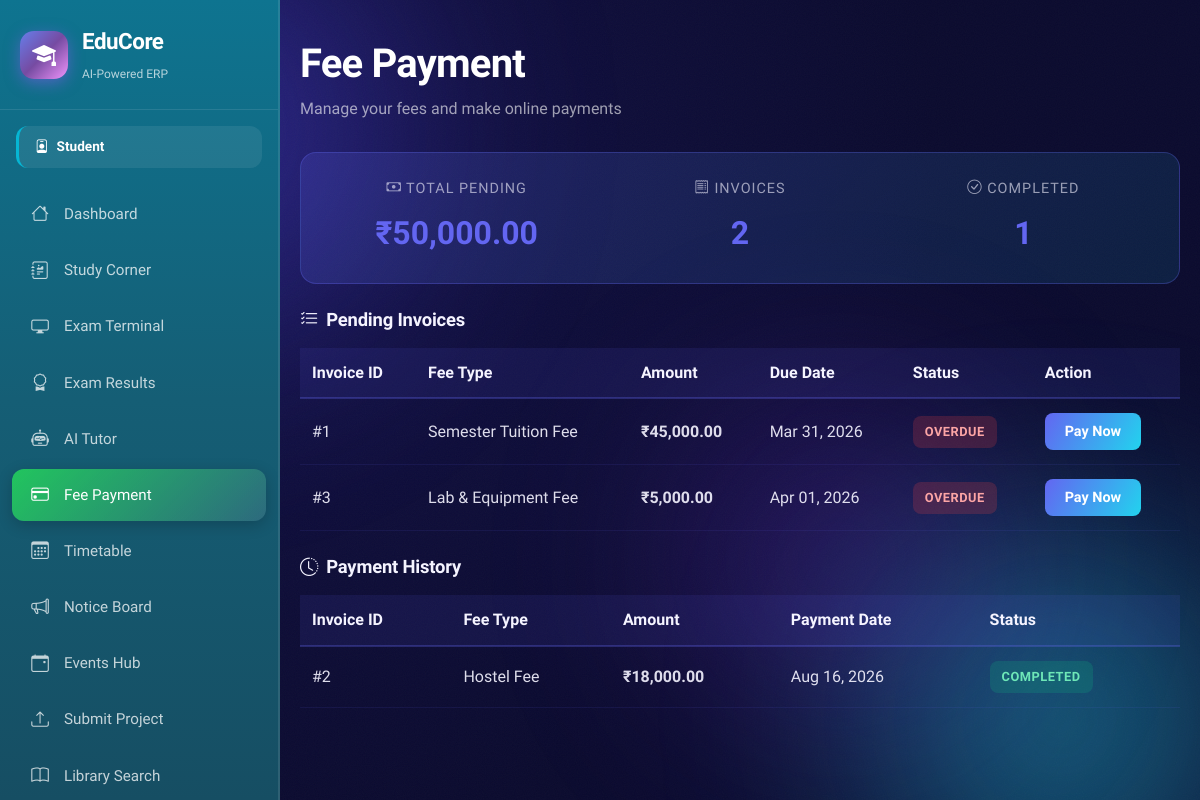
Page /student/feePayment.php (signed in) on the committed database.
### tables this page shows
CREATE TABLE IF NOT EXISTS users (
    id INT AUTO_INCREMENT PRIMARY KEY,
    full_name VARCHAR(120) NOT NULL,
    email VARCHAR(120) NOT NULL UNIQUE,
    password_hash VARCHAR(255) NOT NULL,
    phone VARCHAR(20),
    address TEXT,
    role ENUM('super_admin','faculty','student','parent','finance','librarian','tpo') NOT NULL DEFAULT 'student',
    parent_id INT DEFAULT NULL,
    photo VARCHAR(255) DEFAULT 'default.png',
    status ENUM('active','inactive','suspended') DEFAULT 'active',
    two_factor_secret VARCHAR(64) DEFAULT NULL,
    two_factor_enabled TINYINT(1) NOT NULL DEFAULT 0,
    reset_token_hash VARCHAR(255) DEFAULT NULL,
    reset_token_expires DATETIME DEFAULT NULL,
    created_at TIMESTAMP DEFAULT CURRENT_TIMESTAMP,
    FOREIGN KEY (parent_id) REFERENCES users(id) ON DELETE SET NULL
);

CREATE TABLE IF NOT EXISTS fee_invoices (
    id INT AUTO_INCREMENT PRIMARY KEY,
    student_id INT NOT NULL,
    template_id INT,
    amount DECIMAL(10,2) NOT NULL,
    penalty DECIMAL(10,2) DEFAULT 0,
    status ENUM('pending','paid','overdue','cancelled') DEFAULT 'pending',
    paid_at DATETIME NULL,
    created_at TIMESTAMP DEFAULT CURRENT_TIMESTAMP,
    FOREIGN KEY (student_id) REFERENCES users(id) ON DELETE CASCADE,
    FOREIGN KEY (template_id) REFERENCES fee_templates(id) ON DELETE SET NULL
);

CREATE TABLE IF NOT EXISTS fee_templates (
    id INT AUTO_INCREMENT PRIMARY KEY,
    name VARCHAR(100) NOT NULL,
    category ENUM('tuition','hostel','transport','lab','misc') NOT NULL,
    amount DECIMAL(10,2) NOT NULL,
    penalty_percent DECIMAL(5,2) DEFAULT 0,
    due_date DATE
);

### includes/auth_check.php (called while the page is built, shortened)
<?php
function getCurrentUser(): ?array
{
    $db = getDB();
    $stmt = $db->prepare('SELECT id, full_name, email, role, photo FROM users WHERE id = ? AND status = "active"');
    $stmt->execute([$_SESSION['user_id']]);
    return $stmt->fetch() ?: null;
}
function getRoleLabel(string $role): string
{
    $labels = [
        'super_admin' => 'Super Admin',
        'faculty'     => 'Faculty',
        'student'     => 'Student',
        'parent'      => 'Parent',
        'finance'     => 'Finance Officer',
        'librarian'   => 'Librarian',
        'tpo'         => 'TPO',
    ];
    return $labels[$role] ?? ucfirst($role);
}
function getRoleColor(string $role): string
{
    $colors = [
        'super_admin' => '#ef4444',
        'faculty'     => '#8b5cf6',
        'student'     => '#06b6d4',
        'parent'      => '#10b981',
        'finance'     => '#f59e0b',
        'librarian'   => '#ec4899',
        'tpo'         => '#6366f1',
    ];
    return $colors[$role] ?? '#6366f1';
}

### student/feePayment.php (the view, shortened to what this page needs)
<?php
require_once __DIR__ . '/../includes/auth_check.php';
$currentUser = getCurrentUser();
$pdo = getDbConnection();
$stmt = $pdo->prepare("
    SELECT fi.*, ft.name AS fee_name, ft.amount AS template_amount, ft.due_date
    FROM fee_invoices fi
    LEFT JOIN fee_templates ft ON fi.template_id = ft.id
    WHERE fi.student_id = ? AND fi.status IN ('pending', 'overdue')
    ORDER BY fi.created_at ASC
");
$stmt->execute([$currentUser['id']]);
$pendingInvoices = $stmt->fetchAll(PDO::FETCH_ASSOC);
$stmt = $pdo->prepare("
    SELECT fi.*, ft.name AS fee_name, fi.paid_at AS payment_date
    FROM fee_invoices fi
    LEFT JOIN fee_templates ft ON fi.template_id = ft.id
    WHERE fi.student_id = ? AND fi.status = 'paid'
    ORDER BY fi.paid_at DESC
    LIMIT 10
");
$stmt->execute([$currentUser['id']]);
$paymentHistory = $stmt->fetchAll(PDO::FETCH_ASSOC);
$totalPending = array_reduce($pendingInvoices, fn($sum, $inv) => $sum + $inv['amount'], 0);
?>
<!DOCTYPE html>
<html lang="en">
<head>
    <?php $portalBase = '..'; include __DIR__ . '/../includes/portal_head.php'; ?>
</head>
<body class="portal-page" data-role="student">
    <div class="aurora-bg">
        <div class="aurora-blob b1"></div>
        <div class="aurora-blob b2"></div>
        <div class="aurora-blob b3"></div>
    </div>
    <div class="grain"></div>
    <div class="container-shell">
        <?php include __DIR__ . '/../includes/sidebar.php'; ?>
        <main style="flex: 1; z-index: 2; padding: 40px 20px;">
            <div class="fee-container">
                <div style="margin-bottom: 30px;">
                    <h1 class="h-display" style="margin: 0 0 8px 0;">Fee Payment</h1>
                    <p style="color: rgba(255, 255, 255, 0.6); margin: 0;">Manage your fees and make online payments</p>
                </div>
                <div class="fee-summary">
                    <div class="summary-card">
                        <div class="summary-label"><i class="bi bi-cash"></i> Total Pending</div>
                        <div class="summary-value">₹<?php echo number_format($totalPending, 2); ?></div>
                    </div>
                    <div class="summary-card">
                        <div class="summary-label"><i class="bi bi-receipt"></i> Invoices</div>
                        <div class="summary-value"><?php echo count($pendingInvoices); ?></div>
                    </div>
                    <div class="summary-card">
                        <div class="summary-label"><i class="bi bi-check-circle"></i> Completed</div>
                        <div class="summary-value"><?php echo count($paymentHistory); ?></div>
                    </div>
                </div>
                <h2 class="section-title">
                    <i class="bi bi-list-check"></i> Pending Invoices
                </h2>
                <?php if (count($pendingInvoices) > 0): ?>
                    <table class="invoice-table">
                        <thead>
                            <tr>
                                <th>Invoice ID</th>
                                <th>Fee Type</th>
                                <th>Amount</th>
                                <th>Due Date</th>
                                <th>Status</th>
                                <th>Action</th>
                            </tr>
                        </thead>
                        <tbody>
                            <?php foreach ($pendingInvoices as $invoice):
                                $dueDate = $invoice['due_date'] ? new DateTime($invoice['due_date']) : null;
                                $today = new DateTime();
                                $isOverdue = $dueDate ? ($dueDate < $today) : false;
                                $statusClass = $isOverdue ? 'status-overdue' : 'status-pending';
                            ?>
                                <tr>
                                    <td>#<?php echo htmlspecialchars((string) $invoice['id']); ?></td>
                                    <td><?php echo htmlspecialchars($invoice['fee_name'] ?? 'General Fee'); ?></td>
                                    <td><strong>₹<?php echo number_format((float)$invoice['amount'], 2); ?></strong></td>
                                    <td><?php echo $invoice['due_date'] ? date('M d, Y', strtotime($invoice['due_date'])) : 'N/A'; ?></td>
                                    <td>
                                        <span class="status-badge <?php echo $statusClass; ?>">
                                            <?php echo $isOverdue ? 'OVERDUE' : 'PENDING'; ?>
                                        </span>
                                    </td>
                                    <td>
                                        <form method="POST" style="display: inline;">
                                            <button type="submit" class="pay-btn" onclick="return initiatePayment(event)">
                                                Pay Now
                                            </button>
                                        </form>
                                    </td>
                                </tr>
                            <?php endforeach; ?>
                        </tbody>
                    </table>
                <?php else: ?>
                    <div class="alert alert-info">
                        <i class="bi bi-info-circle"></i> No pending invoices. All fees are up to date!
                    </div>
                <?php endif; ?>
                <h2 class="section-title">
                    <i class="bi bi-clock-history"></i> Payment History
                </h2>
                <?php if (count($paymentHistory) > 0): ?>
                    <table class="invoice-table">
                        <thead>
                            <tr>
                                <th>Invoice ID</th>
                                <th>Fee Type</th>
                                <th>Amount</th>
                                <th>Payment Date</th>
                                <th>Status</th>
                            </tr>
                        </thead>
                        <tbody>
                            <?php foreach ($paymentHistory as $history): ?>
                                <tr>
                                    <td>#<?php echo htmlspecialchars((string) $history['id']); ?></td>
                                    <td><?php echo htmlspecialchars($history['fee_name'] ?? 'General Fee'); ?></td>
                                    <td><strong>₹<?php echo number_format((float) $history['amount'], 2); ?></strong></td>
                                    <td><?php echo date('M d, Y', strtotime($history['payment_date'] ?? $history['created_at'] ?? 'now')); ?></td>
                                    <td>
                                        <span class="status-badge status-completed">
                                            COMPLETED
                                        </span>
                                    </td>
                                </tr>
                            <?php endforeach; ?>
                        </tbody>
                    </table>
                <?php else: ?>
                    <div class="alert alert-info">
                        <i class="bi bi-info-circle"></i> No payment history yet.
                    </div>
                <?php endif; ?>
            </div>
        </main>
    </div>
</body>
</html>

### includes/sidebar.php (shortened to what this page needs)
<?php
if (!isset($user) || !is_array($user)) {
    $user = getCurrentUser() ?? ($currentUser ?? null);
}
$role = $user['role'] ?? 'student';
$navItems = [];
switch ($role) {
    case 'student':
        $navItems = [
            ['icon' => 'bi-house', 'label' => 'Dashboard', 'href' => 'dashboard.php', 'color' => '#06b6d4'],
            ['icon' => 'bi-journal-richtext', 'label' => 'Study Corner', 'href' => 'studyCorner.php', 'color' => '#8b5cf6'],
            ['icon' => 'bi-display', 'label' => 'Exam Terminal', 'href' => 'exam.php', 'color' => '#ef4444'],
            ['icon' => 'bi-award', 'label' => 'Exam Results', 'href' => 'examResults.php', 'color' => '#f59e0b'],
            ['icon' => 'bi-robot', 'label' => 'AI Tutor', 'href' => 'aiTutor.php', 'color' => '#ec4899'],
            ['icon' => 'bi-credit-card', 'label' => 'Fee Payment', 'href' => 'feePayment.php', 'color' => '#22c55e'],
            ['icon' => 'bi-calendar3', 'label' => 'Timetable', 'href' => 'timetable.php', 'color' => '#3b82f6'],
            ['icon' => 'bi-megaphone', 'label' => 'Notice Board', 'href' => 'noticeBoard.php', 'color' => '#0ea5e9'],
            ['icon' => 'bi-calendar-event', 'label' => 'Events Hub', 'href' => 'eventsHub.php', 'color' => '#14b8a6'],
            ['icon' => 'bi-upload', 'label' => 'Submit Project', 'href' => 'projectSubmit.php', 'color' => '#a855f7'],
            ['icon' => 'bi-book', 'label' => 'Library Search', 'href' => 'librarySearch.php', 'color' => '#d946ef'],
            ['icon' => 'bi-life-preserver', 'label' => 'Help Desk', 'href' => 'helpDesk.php', 'color' => '#f43f5e'],
        ];
        break;
}
$currentPage = basename($_SERVER['PHP_SELF']);
?>
<aside class="sidebar" id="sidebar">
    <div class="sidebar-brand">
        <div class="brand-icon">
            <i class="bi bi-mortarboard-fill"></i>
        </div>
        <div class="brand-text">
            <span class="brand-name">EduCore</span>
            <span class="brand-tagline">AI-Powered ERP</span>
        </div>
    </div>
    <div class="sidebar-role-badge" style="--role-color: <?= getRoleColor($role) ?>">
        <i class="bi bi-person-badge"></i>
        <?= getRoleLabel($role) ?>
    </div>
    <nav class="sidebar-nav">
        <?php foreach ($navItems as $item): ?>
        <a href="<?= $item['href'] ?>" class="nav-item <?= $currentPage === $item['href'] ? 'active' : '' ?>"
           style="--item-color: <?= $item['color'] ?>">
            <i class="bi <?= $item['icon'] ?>"></i>
            <span><?= $item['label'] ?></span>
        </a>
        <?php endforeach; ?>
    </nav>
</aside>

### rows in the picture
users: role "Student"
fee_invoices: id "1", template.name "Semester Tuition Fee", amount "45,000.00", template.due_date "Mar 31, 2026"
fee_invoices: id "3", template.name "Lab & Equipment Fee", amount "5,000.00", template.due_date "Apr 01, 2026"
fee_invoices: id "2", template.name "Hostel Fee", amount "18,000.00", paid_at+created_at "Aug 16, 2026"

### other values in the picture
$item['label'] "Dashboard"
$item['label'] "Study Corner"
$item['label'] "Exam Terminal"
$item['label'] "Exam Results"
$item['label'] "AI Tutor"
$item['label'] "Fee Payment"
$item['label'] "Timetable"
$item['label'] "Notice Board"
$item['label'] "Events Hub"
$item['label'] "Submit Project"
$item['label'] "Library Search"
$totalPending "50,000.00"
count($pendingInvoices) "2"
count($paymentHistory) "1"
